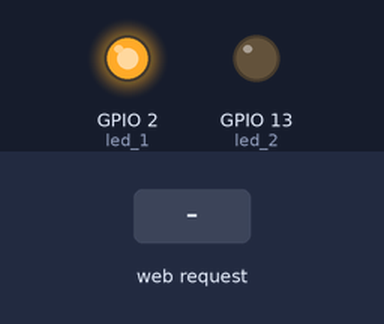
The program below on a simulated ESP32 board running MicroPython. Parts: output pins drawn as LEDs (lit = HIGH). Inputs (shaded band) come from the test bench. WiFi joins after 1.5 s; random numbers come from a fixed seed; EEPROM starts erased; the board's own WiFi access point starts at once; what the program prints to the serial console is not drawn.

Above: at 1.2 s.
1.3 s: HTTP request GET /connect received
At 3.0 s:
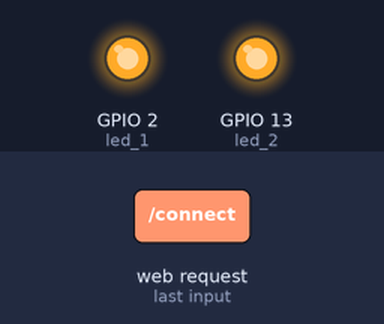
3.8 s: HTTP request GET /toggle received
At 4.2 s:
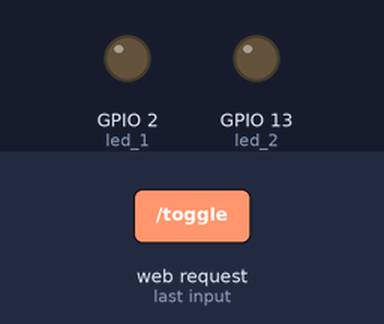
5.3 s: HTTP request GET /connect received
At 6.7 s:
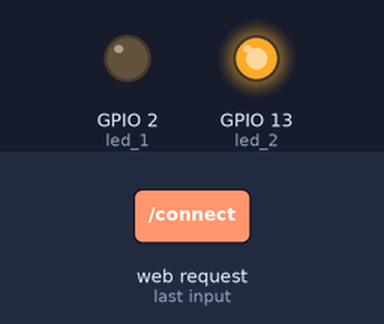
Timing chart, 0 to 8.3 s (numbered marks = the images above; inputs shaded):
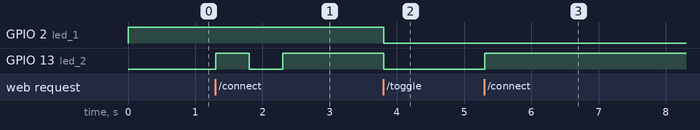

Measured:
- after the input at 1.3 s, GPIO 13 (led_2): LOW → HIGH at once, → LOW 0.50 s later, → HIGH 0.50 s later
- after the input at 3.8 s, GPIO 2 (led_1), GPIO 13 (led_2): HIGH → LOW at once
- after the input at 5.3 s, GPIO 13 (led_2): LOW → HIGH at once

The program:

main.py
```python
try:
    import usocket as socket
except:
    import socket
from time import sleep
from template import html_template
import json
from boot import ap, network, led_1, led_2, uid
import ubinascii
import urequests

ip = ""
mac = ""


def urldecode(encoded_str):
    hex_chars = "0123456789ABCDEFabcdef"
    decoded_str = ""
    i = 0
    while i < len(encoded_str):
        if (
            encoded_str[i] == "%"
            and i + 2 < len(encoded_str)
            and encoded_str[i + 1] in hex_chars
            and encoded_str[i + 2] in hex_chars
        ):
            decoded_str += chr(int(encoded_str[i + 1 : i + 3], 16))
            i += 3
        else:
            decoded_str += encoded_str[i]
            i += 1
    return decoded_str


def register_device(ip, mac):
    url = "https://f6610b26b565e123ffb2f618a9310644.serveo.net/register_device"
    print(f"Registering device IP: {ip} MAC: {mac}")
    headers = {"Content-Type": "application/json"}
    data = {"ip": ip, "mac": mac}
    try:
        response = urequests.post(url, headers=headers, data=json.dumps(data))
        print(response.text)
        response.close()
    except Exception as e:
        print(f"An error occurred: {e}")


def close_ap():
    global mac
    s.close()
    sleep(1)
    ap.active(False)
    print("Access Point closed")
    sleep(10)
    register_device(ip, mac)
    return


def connect_to_wifi(ssid, password):
    global ip
    global mac
    station = network.WLAN(network.STA_IF)
    station.active(True)
    station.connect(ssid, password)

    while not station.isconnected():
        led_2.value(not led_2.value())
        sleep(0.5)
        pass

    ip = station.ifconfig()[0]
    mac = ubinascii.hexlify(station.config("mac"), ":").decode()
    led_2.value(1)
    print(f"Successfully connected to {ssid}")


def web_page(mode=""):
    global ip
    if mode == "connected":
        content = f"""
        <h1>Wi-Fi credentials received</h1>
        <p>Your IP is: {ip}</p>
        <p>Use following UID to register your device: {uid}</p>
        <p>Hit the button to close AP mode.</p>
        <form action="/close_ap" method="post">
          <input type="submit" value="Close">
        </form>
        """
    elif mode == "close":
        content = """
        <h1>Access Point closed</h1>
        <p>You may safely close this tab and connect with the device through your Wi-Fi network.</p>
        """
    else:
        content = """
        <h1>Welcome to ESP32 Access Point</h1>
        <p>Enter your Wi-Fi credentials</p>
        <form action="/connect" method="post">
          <div>
            <label>SSID</label>
            <input type="text" name="ssid" value="catnip">
          </div>
          <div>
            <label>Password</label>
            <input type="password" name="password" value="MiawMiaw666!!">
          </div>
          <input type="submit" value="Connect">
        </form>
        """

    html = html_template.format(content=content)
    return html


def create_socket(port):
    s = socket.socket(socket.AF_INET, socket.SOCK_STREAM)
    s.setsockopt(socket.SOL_SOCKET, socket.SO_REUSEADDR, 1)
    try:
        s.bind(("", port))
    except OSError as e:
        if e.errno == 112:
            print("Port is already in use, waiting for it to be released...")
            sleep(5)
            s.bind(("", port))
    s.listen(5)
    print(f"Socket created on port: {port}")
    return s


s = create_socket(80)


def reinitialize_socket(port):
    global s
    s = create_socket(port)


def send_response(conn, content, content_type="application/json"):
    conn.send("HTTP/1.1 200 OK\n")
    conn.send(f"Content-Type: {content_type}\n")
    conn.send("Access-Control-Allow-Origin: *\n")
    conn.send("Access-Control-Allow-Headers: Content-Type\n")
    conn.send("Connection: close\n\n")
    conn.sendall(content)
    conn.close()


def main_loop():
    while True:
        print("running")
        try:
            conn, addr = s.accept()
            print("Got a connection from %s" % str(addr))
            request = conn.recv(1024)
            request = str(request)
            print("Content = %s" % request)
            response = None
            mode = ""

            if "/connect" in request:
                ssid_start = request.find("ssid=") + 5
                ssid_end = request.find("&", ssid_start)
                ssid = request[ssid_start:ssid_end]

                password_start = request.find("password=") + 9
                password_end = request.find(" HTTP", password_start)
                password = request[password_start:password_end]

                ssid = urldecode(ssid)
                password = urldecode(password)
                connect_to_wifi(ssid, password)
                mode = "connected"

            elif "/close_ap" in request:
                mode = "close"

            elif "/ping" in request:
                response = json.dumps({"device_uid": 1})
                send_response(conn, response)
                continue

            elif "/toggle" in request:
                led_1.value(not led_1.value())
                led_2.value(not led_2.value())
                led_status = {"led_1": led_1.value(), "led_2": led_2.value()}
                response = json.dumps({"mode": mode, "led_status": led_status})
                send_response(conn, response)
                continue

            elif "/close_ap" in request:
                close_ap()
                reinitialize_socket(80)
                continue

            response = web_page(mode)
            send_response(conn, response, content_type="text/html")

        except OSError as e:
            print(f"OSError: {e}")


main_loop()
```

template.py
```python
html_template = """
<html>
  <head><title>ESP32 Access Point</title></head>
  <style>
    body {{
      background: black;
      color: white;
      font-family: sans-serif;
    }}
  </style>
  <body>
    {content}
  </body>
</html>
"""
```

boot.py
```python
from machine import Pin
import network
import esp32
import esp
import gc
import random

ap = network.WLAN(network.AP_IF)
nvs = esp32.NVS("storage")
led_1 = Pin(2, Pin.OUT)
led_2 = Pin(13, Pin.OUT)


def config():
    esp.osdebug(None)
    gc.collect()


def ap_init():
    ap.active(True)
    ap.config(essid="ESP32-AP", password="123")
    led_1.value(1)
    print(f"Access Point established at {ap.ifconfig()}")


def uid_check():
    stored_uid = None

    try:
        stored_uid = nvs.get_i32("device_uid")
    except OSError:
        print(f"Device UID not found, generating")
        stored_uid = random.randint(0, 2**31 - 1)
        nvs.set_i32("device_uid", stored_uid)
        nvs.commit()

    print(f"Device UID {stored_uid}")
    return stored_uid


config()
ap_init()
uid = uid_check()
```
